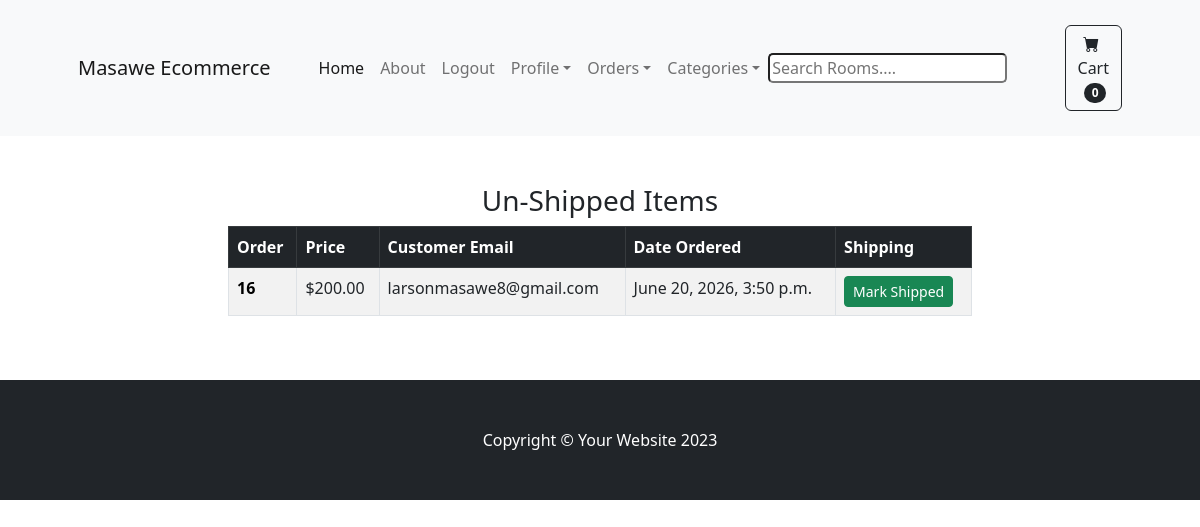
Page /payment/not_shipped_dash (signed in) on the committed database.
### payment/models.py (models this page shows, shortened)
class Order(models.Model):
    user = models.ForeignKey(User,on_delete=models.CASCADE,null=True,blank=True)
    full_name = models.CharField(max_length=250)
    email = models.EmailField(max_length=250)
    shipping_address = models.TextField(max_length=15000)
    amount_paid = models.DecimalField(max_digits=7,decimal_places=2)
    date_ordered = models.DateTimeField(auto_now_add=True)
    shipped = models.BooleanField(default=False)
    date_shipped = models.DateTimeField(blank=True,null=True)

### payment/views.py (the view, shortened to what this page needs)
# urls.py: path('not_shipped_dash',views.not_shipped_dash,name="not_shipped_dash"),
def not_shipped_dash(request):
    if request.user.is_authenticated and request.user.is_superuser:
        orders = Order.objects.filter(shipped=False)
        context = {'orders':orders}
        return render(request,"payment/not_shipped_dash.html",context)
    else:
         messages.success(request,"Access Denied")
         return redirect('home')

### cart/context_processors.py (called while the page is built)
def cart_count(request):
    if request.user.is_authenticated:
        cart,created = Cart.objects.get_or_create(user=request.user)
        count = CartItem.objects.filter(cart=cart).count()
    else:
        cart = CartSession(request)
        count = len(cart)
    return {'cart_count':count}

### payment/templates/payment/not_shipped_dash.html (shortened to what this page needs)
{% extends 'base.html' %}
{% block content %}
<div class="container">
    <div class="row">
        <center>
            <div class="col-8">
<br><br>
<h3>Un-Shipped Items</h3>
<table class="table table-striped table-hover table-bordered">
    <thead class="table-dark">
      <tr>
        <th scope="col">Order</th>
        <th scope="col">Price</th>
        <th scope="col">Customer Email</th>
        <th scope="col">Date Ordered</th>
        <th scope="col">Shipping</th>
      </tr>
    </thead>
    <tbody>
        {% for item in orders %}
      <tr>
        <th scope="row"><a href="{% url 'orders' item.id %}" style="text-decoration:none; color: black;">{{item.id}}</a></th>
        <td>${{item.amount_paid}}</td>
        <td>{{item.email}}</td>
        <td>{{item.date_ordered}}</td>
        <td>
          <form action=""method = "POST">
            <button type="submit" class="btn btn-success btn-sm">Mark Shipped</button>
          </form>
        </td>
      </tr>
      {% endfor %}
    </tbody>
  </table>
<br><br>
            </div>
        </center>
    </div>
</div>
{% endblock %}

### rows in the picture
Order: id "16", amount_paid "200.00", email "larsonmasawe8@gmail.com", date_ordered "June 20, 2026, 3:50 p.m."

### other values in the picture
{{ cart_count }} "0"
